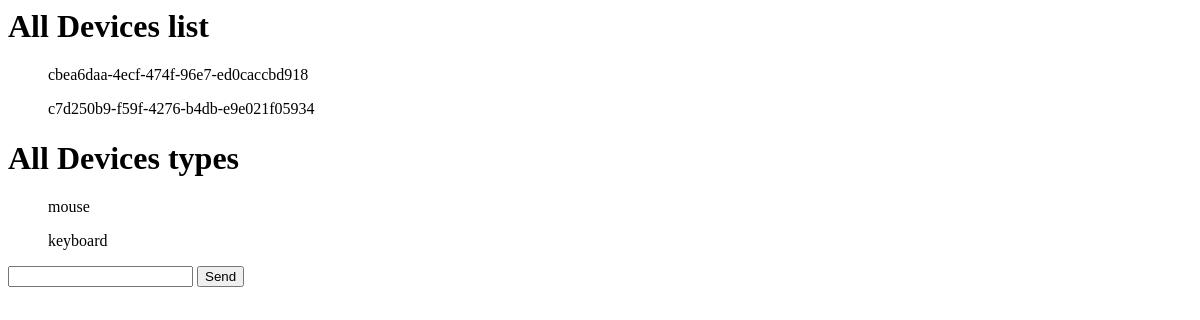
Before: /main/ with the older database file.
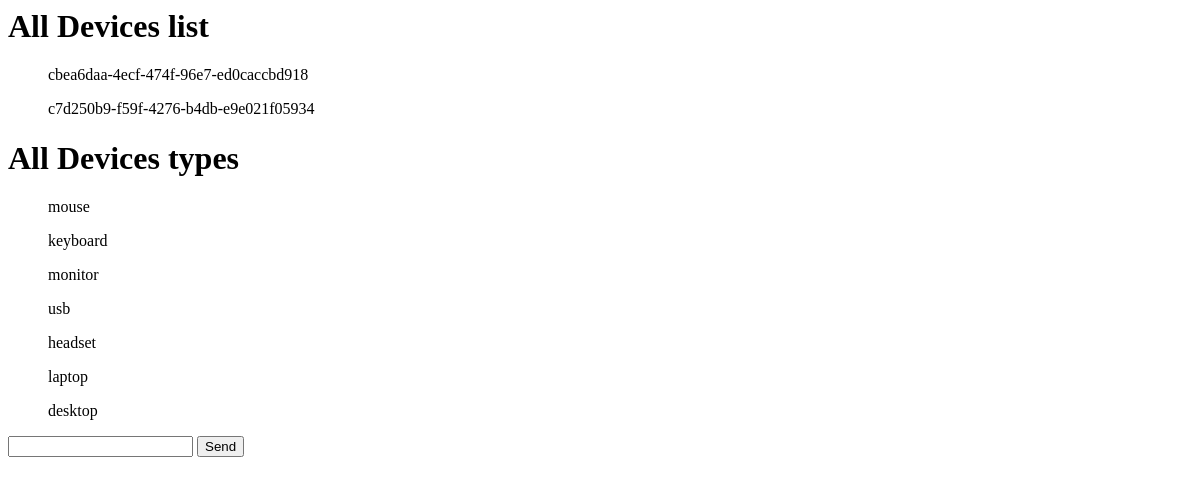
After: the same page with the newer database file.
### myapp/models.py (models this page shows)
class Device(Base):
    __tablename__ = "device"
    udid = Column(String, primary_key=True, index=True)
    serial_number = Column(String)
    description = Column(String)
    is_available = Column(Boolean)
    is_outside = Column(Boolean)
    brand_udid = Column(String, ForeignKey("brand.udid"))
    device_type_utid = Column(String, ForeignKey("device_type.utid"))
    manager_uuid = Column(String, ForeignKey("user.uuid"))
    brand = relationship("Brand", back_populates="devices")
    device_type = relationship("DeviceType", back_populates="devices")
    manager = relationship("User", back_populates="devices")

class DeviceType(Base):
    __tablename__ = "device_type"
    utid = Column(String, primary_key=True, index=True)
    name = Column(String)
    devices = relationship("Device", back_populates="device_type")

### myapp/main.py (the view)
@app.get("/main/", response_class=HTMLResponse)
async def main(request: Request, db: Session = Depends(get_db)):
    devices = crud.list_devices(db)
    device_types = crud.list_device_types(db)
    return templates.TemplateResponse("devices.html", {"request": request, "devices":devices, "device_types":device_types})

### myapp/templates/devices.html (shortened to what this page needs)
<html>
    <head>
    </head>
    <body>
        <div><h1>All Devices list</h1>
        {% for d in devices %}
            <ul>{{ d.udid }}</ul>
        {% endfor %}
        </div>
        <div><h1>All Devices types</h1>
            {% for d in device_types %}
                <ul>{{ d.name }}</ul>
            {% endfor %}
            <form method="POST" action="/device_type/">
                <input name="name"></input>
                <button type="submit">Send</button>
            </form>
        </div>
    </body>
</html>

Changed rows visible on the page:
added DeviceType: name "monitor"
added DeviceType: name "usb"
added DeviceType: name "headset"
added DeviceType: name "laptop"
added DeviceType: name "desktop"
